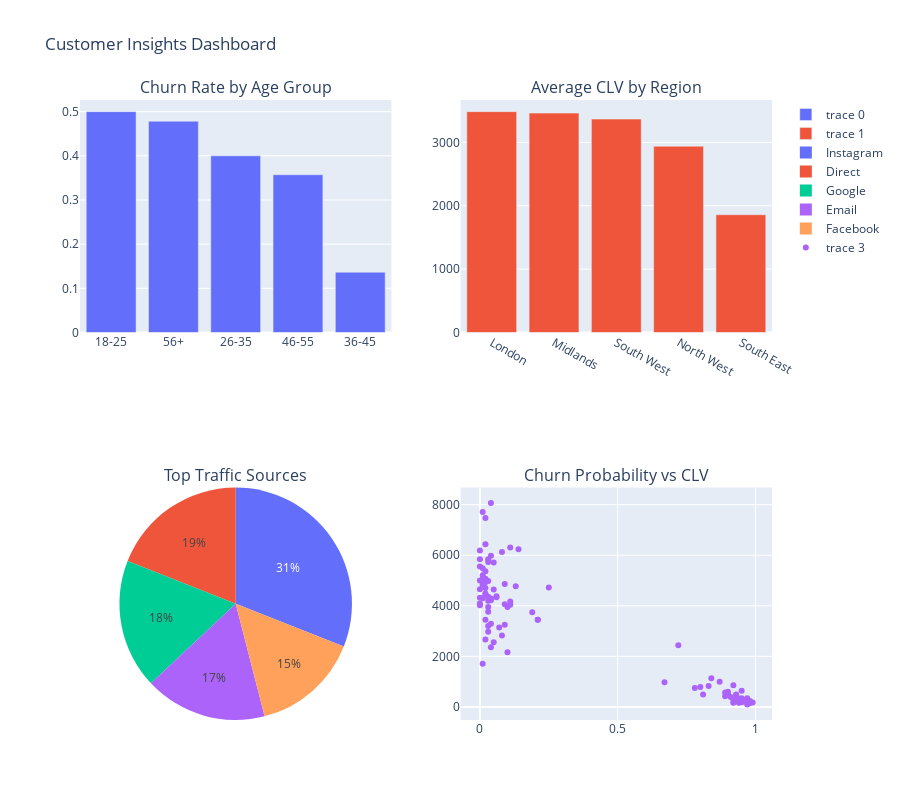

Notebook code for this chart:
### Markdown cell above
## Step 5: Customer Insights Dashboard

Finally, let's create a comprehensive dashboard that summarises our key findings. This will provide a quick overview of important metrics and insights for the marketing team.

### Code cell
# Churn Rate by Age Group
churn_by_age = rfm.groupby('age_group')['churned'].mean().sort_values(ascending=False)
fig1 = go.Figure(go.Bar(x=churn_by_age.index, y=churn_by_age.values))
fig1.update_layout(title='Churn Rate by Age Group', xaxis_title='Age Group', yaxis_title='Churn Rate')

# Average CLV by Region
clv_by_region = rfm.groupby('region')['clv'].mean().sort_values(ascending=False)
fig2 = go.Figure(go.Bar(x=clv_by_region.index, y=clv_by_region.values))
fig2.update_layout(title='Average CLV by Region', xaxis_title='Region', yaxis_title='Average CLV')

# Top Traffic Sources
top_sources = rfm['traffic_source'].value_counts().head(5)
fig3 = go.Figure(go.Pie(labels=top_sources.index, values=top_sources.values))
fig3.update_layout(title='Top Traffic Sources')

# Churn Probability vs CLV
fig4 = go.Figure(go.Scatter(x=rf_model.predict_proba(X)[:, 1], y=rfm['clv'], mode='markers'))
fig4.update_layout(title='Churn Probability vs CLV', xaxis_title='Churn Probability', yaxis_title='CLV')

# Combine plots into a single figure
fig = make_subplots(rows=2, cols=2, specs=[[{'type': 'xy'}, {'type': 'xy'}],
                                           [{'type': 'domain'}, {'type': 'xy'}]],
                    subplot_titles=('Churn Rate by Age Group', 'Average CLV by Region', 
                                    'Top Traffic Sources', 'Churn Probability vs CLV'))

# Add traces to the subplots
fig.add_trace(fig1.data[0], row=1, col=1)
fig.add_trace(fig2.data[0], row=1, col=2)
fig.add_trace(fig3.data[0], row=2, col=1)
fig.add_trace(fig4.data[0], row=2, col=2)

# Update layout
fig.update_layout(height=800, title_text="Customer Insights Dashboard")

# Show the figure
fig.show()

### Figure 1 — Plotly figure (JSON) as saved in the notebook; plotly's stock layout.template omitted (floating-point values rounded to 4 significant figures)
{"data": [{"type": "bar", "x": ["18-25", "56+", "26-35", "46-55", "36-45"], "xaxis": "x", "y": [0.5, 0.4783, 0.4, 0.3571, 0.1364], "yaxis": "y"}, {"type": "bar", "x": ["London", "Midlands", "South West", "North West", "South East"], "xaxis": "x2", "y": [3486.0, 3463.0, 3368.0, 2940.0, 1858.0], "yaxis": "y2"}, {"domain": {"x": [0, 0.45], "y": [0, 0.375]}, "labels": ["Instagram", "Direct", "Google", "Email", "Facebook"], "type": "pie", "values": [31, 19, 18, 17, 15]}, {"mode": "markers", "type": "scatter", "x": [0.14, 0, 0.01, 0.91, 0.13, 0.98, 0.03, 0.05, 0.95, 0.05, 0.81, 0.03, 0.11, 0.06, 0.04, 0.87, 0.03, 0, 0.03, 0.83, 0.02, 0.03, 0.11, 0.97, 0.05, 0.01, 0.03, 0, 0.98, 0.97, 0.67, 0.08, 0.92, 0.1, 0.9, 0, 0.97, 0.02, 0.02, 0.92, 0.94, 0, 0.98, 0.03, 0.01, 0.1, 0.01, 0.09, 0.09, 0.07, 0.04, 0.02, 0.93, 0.72, 0.98, 0.04, 0.11, 0.84, 0.03, 0.9, 0.01, 0.95, 0.01, 0, 0.94, 0.93, 0.02, 0.01, 0.93, 0.03, 0.78, 0.95, 0.02, 0.06, 0.95, 0.99, 0.8, 0.21, 0.08, 0.89, 0.04, 0.04, 0.97, 0.21, 0.98, 0.02, 0, 0.02, 0, 0.02, 0.92, 0.04, 0.19, 0.09, 0.89, 0.25, 0.96, 0.93, 0.01, 0.02], "xaxis": "x3", "y": [6239.0, 5552.0, 4820.0, 389.6, 4771.0, 204.3, 3767.0, 5715.0, 297.1, 2556.0, 487.7, 5728.0, 4039.0, 4380.0, 4224.0, 1001.0, 4984.0, 4024.0, 5841.0, 825.5, 4703.0, 3198.0, 6304.0, 344.6, 4646.0, 4844.0, 4361.0, 4320.0, 190.0, 259.9, 977.0, 6128.0, 857.0, 3952.0, 546.2, 5839.0, 177.0, 4445.0, 5366.0, 166.7, 169.8, 4088.0, 160.0, 4196.0, 4298.0, 2166.0, 5207.0, 4862.0, 4064.0, 3143.0, 5981.0, 5074.0, 490.4, 2443.0, 185.7, 4290.0, 4165.0, 1135.0, 3956.0, 602.6, 5051.0, 639.9, 5488.0, 4653.0, 334.3, 363.7, 4928.0, 1705.0, 477.3, 2972.0, 753.2, 188.5, 2662.0, 4334.0, 348.1, 174.6, 792.3, 3444.0, 2826.0, 422.5, 2361.0, 3293.0, 91.87, 3444.0, 236.0, 6434.0, 5002.0, 3452.0, 6191.0, 7471.0, 216.3, 8070.0, 3745.0, 3254.0, 571.5, 4722.0, 253.7, 262.7, 7710.0, 4485.0], "yaxis": "y3"}], "layout": {"annotations": [{"font": {"size": 16}, "showarrow": false, "text": "Churn Rate by Age Group", "x": 0.225, "xanchor": "center", "xref": "paper", "y": 1, "yanchor": "bottom", "yref": "paper"}, {"font": {"size": 16}, "showarrow": false, "text": "Average CLV by Region", "x": 0.775, "xanchor": "center", "xref": "paper", "y": 1, "yanchor": "bottom", "yref": "paper"}, {"font": {"size": 16}, "showarrow": false, "text": "Top Traffic Sources", "x": 0.225, "xanchor": "center", "xref": "paper", "y": 0.375, "yanchor": "bottom", "yref": "paper"}, {"font": {"size": 16}, "showarrow": false, "text": "Churn Probability vs CLV", "x": 0.775, "xanchor": "center", "xref": "paper", "y": 0.375, "yanchor": "bottom", "yref": "paper"}], "height": 800, "title": {"text": "Customer Insights Dashboard"}, "xaxis": {"anchor": "y", "domain": [0, 0.45]}, "xaxis2": {"anchor": "y2", "domain": [0.55, 1]}, "xaxis3": {"anchor": "y3", "domain": [0.55, 1]}, "yaxis": {"anchor": "x", "domain": [0.625, 1]}, "yaxis2": {"anchor": "x2", "domain": [0.625, 1]}, "yaxis3": {"anchor": "x3", "domain": [0, 0.375]}}}
